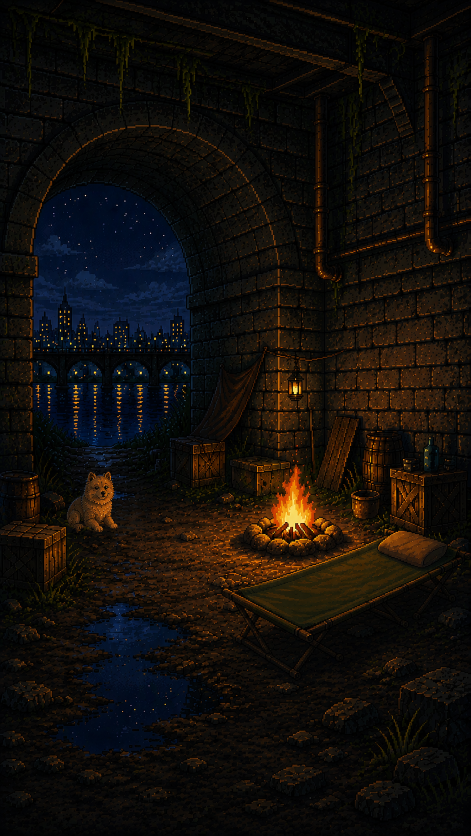
#> input picture assets/scene.png, 941 x 1672 px (shown at 1/2 size)
$ python make_dog_fx.py
#> lines starting #> are read from the running program, lines starting #| are printed output that depends on the picture; after the words box and inside, x2 and y2 are one past the last pixel; in counts of white or black regions, pixels touching at a corner belong together
import numpy as np
from PIL import Image, ImageDraw
from scipy.ndimage import distance_transform_edt
import math, os

SCENE = os.path.join(os.path.dirname(__file__), '..', 'assets', 'scene.png')
OUTDIR = os.path.join(os.path.dirname(__file__), '..', 'assets')

img = Image.open(SCENE).convert('RGB')
#> img is the input picture: PIL image 941x1672 RGB; mean R, G, B 18.8, 14.5, 10.7
arr0 = np.array(img).astype(np.float32)

dx0, dy0, dx1, dy1 = 114, 925, 267, 1090
Dc = arr0[dy0:dy1, dx0:dx1].copy()
Hc, Wc, _ = Dc.shape
#> Hc = 165; Wc = 153


def save_transparent_gif(frames_rgba, path, durations):
    w, h = frames_rgba[0].size
    bin_frames = []
    for f in frames_rgba:
        r, g, b, a = f.split()
        a_bin = a.point(lambda p: 255 if p >= 128 else 0)
        bin_frames.append(Image.merge('RGBA', (r, g, b, a_bin)))
    frames_rgba = bin_frames

    strip = Image.new('RGB', (w * len(frames_rgba), h), (255, 0, 255))
    for i, f in enumerate(frames_rgba):
        rgb = Image.new('RGB', (w, h), (255, 0, 255))
        rgb.paste(f.convert('RGB'), (0, 0), mask=f.split()[3])
        strip.paste(rgb, (i * w, 0))
    pal_img = strip.quantize(colors=255, method=Image.MEDIANCUT, dither=Image.NONE)

    out_frames = []
    for f in frames_rgba:
        rgb = Image.new('RGB', (w, h), (255, 0, 255))
        alpha = f.split()[3]
        rgb.paste(f.convert('RGB'), (0, 0), mask=alpha)
        p = rgb.quantize(palette=pal_img, dither=Image.NONE)
        transparent_mask = Image.eval(alpha, lambda a: 255 if a == 0 else 0)
        p.paste(255, mask=transparent_mask)
        out_frames.append(p)

    out_frames[0].save(
        path, save_all=True, append_images=out_frames[1:],
        duration=durations, transparency=255, disposal=2,
    )


def make_rigid_vshift_gif(box, shifts):
    """Rigid vertical shift of the WHOLE box rectangle (eyes, nose, every dark
    detail included -- nothing gets brightness-filtered out, so nothing can be
    mistaken for 'background' and overwritten). Returns per-frame RGBA frames
    plus box_rgb/erased_fill for reuse (e.g. bark's mouth/burst overlay)."""
#> called with box = (56, 3, 120, 44)
    x0, y0, x1, y1 = box
    box_rgb = Dc[y0:y1, x0:x1].copy()
    bw, bh = x1 - x0, y1 - y0

    # inpaint the box's own footprint from its surrounding pixels, so erasing
    # it (before repainting the shifted copy) leaves a plausible background
    hole = np.zeros((Hc, Wc), dtype=bool)
    hole[y0:y1, x0:x1] = True
    idx = distance_transform_edt(hole, return_distances=False, return_indices=True)
    erased_fill = Dc[idx[0], idx[1]]

    frames = []
    for shift in shifts:
        canvas = Dc.copy()
        canvas[y0:y1, x0:x1] = erased_fill[y0:y1, x0:x1]

        new_y0, new_y1 = y0 + shift, y1 + shift
        clip_top = max(0, -new_y0)
        clip_bot = max(0, new_y1 - Hc)
        src_y0, src_y1 = clip_top, bh - clip_bot
        dst_y0, dst_y1 = max(0, new_y0), min(Hc, new_y1)
        if dst_y1 > dst_y0:
            canvas[dst_y0:dst_y1, x0:x1] = box_rgb[src_y0:src_y1]

        alpha = np.zeros((Hc, Wc), dtype=np.uint8)
        alpha[y0:y1, x0:x1] = 255          # original footprint (being erased/repainted)
        if dst_y1 > dst_y0:
            alpha[dst_y0:dst_y1, x0:x1] = 255  # shifted footprint (new content)

        frames.append(np.dstack([canvas, alpha]).astype(np.uint8))
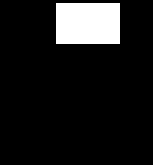
#> alpha: shape (165, 153); 10.4% white; 1 white region, box (x1, y1, x2, y2) and area: (56, 3, 120, 44) 2624
#> after the loop, frames = 24 items

    return frames, box_rgb, erased_fill


# ================= EAR PERK (+ three floating hearts, zzz-style) =================
ear_box = (56, 3, 120, 44)
EAR_SHIFTS = [0, -2, -3, -3, -2, 0, -1, 0] + [0] * 16  # perk quickly, then hold while hearts rise
DUR_EAR = 110

ear_arrays, _, _ = make_rigid_vshift_gif(ear_box, EAR_SHIFTS)
#> ear_arrays = 24 items

def draw_pixel_heart(scale, color):
    """Small blocky pixel-art heart, same technique as the bed's 'z' glyphs."""
    bitmap = [
        "0110110",
        "1111111",
        "1111111",
        "0111110",
        "0011100",
        "0001000",
    ]
    gw, gh = 7, 6
    glyph = Image.new('RGBA', (gw, gh), (0, 0, 0, 0))
    for yy, row in enumerate(bitmap):
        for xx, ch in enumerate(row):
            if ch == '1':
                glyph.putpixel((xx, yy), color)
    return glyph.resize((gw * scale, gh * scale), Image.NEAREST)

def lerp_color(c1, c2, t):
    return tuple(int(round(c1[i] + (c2[i] - c1[i]) * t)) for i in range(3))

HEART_BRIGHT = (255, 120, 150)
HEART_DIM = (150, 55, 80)
# ears sit right at the top of this crop (ear_box top = y3, only ~3px of wall
# above them before the crop's hard edge), and above that is open archway/river
# scenery -- not wall -- so the crop can't just be extended upward. Instead,
# spawn the hearts lower (around ear-height, not above the ear tips) and keep
# the rise short enough that even the tallest one never reaches y=0.
heart_specs = [
    dict(start=1,  life=13, scale=2, dx=-8,  dy=-13, x0=74,  y0=23),
    dict(start=6,  life=13, scale=3, dx=2,   dy=-15, x0=87,  y0=21),
    dict(start=11, life=13, scale=2, dx=9,   dy=-13, x0=100, y0=23),
]

ear_frames = []
for k, arr in enumerate(ear_arrays):
    canvas = Image.fromarray(arr, 'RGBA')
    for spec in heart_specs:
        local_k = k - spec['start']
        if 0 <= local_k < spec['life']:
            t = local_k / (spec['life'] - 1)
            if t > 0.85:  # vanish while still comfortably inside the crop
                continue
            fade_t = min(t / 0.65, 1.0)
            color = lerp_color(HEART_BRIGHT, HEART_DIM, fade_t) + (255,)
            glyph = draw_pixel_heart(spec['scale'], color)
            px = int(round(spec['x0'] + spec['dx'] * t))
            py = int(round(spec['y0'] + spec['dy'] * t))
            canvas.alpha_composite(glyph, (px, py))
    ear_frames.append(canvas)
#> this loop made 24 passes
#> after the loop, ear_frames = 24 items

save_transparent_gif(ear_frames, f'{OUTDIR}/fx-dog-ear.gif', [DUR_EAR] * len(EAR_SHIFTS))
#> the loop in save_transparent_gif, `for f in frames_rgba:` made 24 passes
#> the loop in save_transparent_gif, `for i, f in enumerate(frames_rgba):` made 24 passes
#> after the loop in save_transparent_gif, `for f in frames_rgba:`:
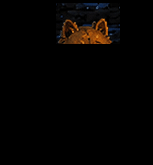
#> p: PIL image 153x165 P; mean R, G, B 4.7, 2.9, 1.7
print('ear perk + hearts done, frames', len(EAR_SHIFTS))


# ================= BARK (head bob + mouth open + sound-burst marks) =================
head_box = (48, 2, 122, 92)
mouth_box = (68, 60, 102, 85)
BOB    = [0, 2, 3, 2, 0, 0, 2, 3, 2, 0, 0]
MOUTH  = [0, 1, 1, 1, 0, 0, 1, 1, 1, 0, 0]
BURST  = [0, 1, 1, 0, 0, 0, 1, 1, 0, 0, 0]
DUR_BARK = 110

bark_arrays, _, _ = make_rigid_vshift_gif(head_box, BOB)
#> call 2 of make_rigid_vshift_gif, with box = (48, 2, 122, 92)
#> in make_rigid_vshift_gif (call 2), `hole = np.zeros((Hc, Wc), dtype=bool)`: hole: shape (165, 153) bool; every value is 0
#> in make_rigid_vshift_gif (call 2), `hole[y0:y1, x0:x1] = True`: hole: shape (165, 153) bool; 26.4% white; 1 white region, box (x1, y1, x2, y2) and area: (48, 2, 122, 92) 6660
#> in make_rigid_vshift_gif (call 2), `erased_fill = Dc[idx[0], idx[1]]`:
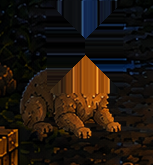
#> erased_fill: shape (165, 153, 3) float32; mean R, G, B 31.7, 21.9, 13.8
#> after the loop in make_rigid_vshift_gif (call 2), `for shift in shifts:`: frames = 11 items
#> bark_arrays = 11 items

nose_sample = Dc[mouth_box[1]:mouth_box[1] + 6, mouth_box[0] + 8:mouth_box[0] + 20]
open_mouth_color = nose_sample.reshape(-1, 3).mean(axis=0) * 0.6
#> open_mouth_color = [52.22, 32.28, 14.37]

rng = np.random.default_rng(4)
burst_color = (235, 225, 205)
mouth_cx = (mouth_box[0] + mouth_box[2]) / 2
mouth_cy = (mouth_box[1] + mouth_box[3]) / 2

def draw_burst(draw, cx, cy, strength):
    n_dashes = 5
    for i in range(n_dashes):
        ang = (i / n_dashes) * 2 * math.pi + rng.uniform(-0.15, 0.15)
        r0 = 7 + rng.uniform(-1, 1)
        r1 = r0 + 5 + strength * 3
        x0, y0 = cx + math.cos(ang) * r0, cy + math.sin(ang) * r0 * 0.6
        x1, y1 = cx + math.cos(ang) * r1, cy + math.sin(ang) * r1 * 0.6
        draw.line([(x0, y0), (x1, y1)], fill=burst_color, width=1)

bark_frames = []
mb_cx = (mouth_box[0] + mouth_box[2]) / 2
mb_cy = (mouth_box[1] + mouth_box[3]) / 2
mb_rx = (mouth_box[2] - mouth_box[0]) / 2
mb_ry = (mouth_box[3] - mouth_box[1]) / 2
myy, mxx = np.mgrid[mouth_box[1]:mouth_box[3], mouth_box[0]:mouth_box[2]]
#> myy: shape (25, 34) int64; 25 distinct labels, from 60 to 84
mouth_dist = np.sqrt(((mxx - mb_cx) / mb_rx) ** 2 + ((myy - mb_cy) / mb_ry) ** 2)
mouth_weight = np.clip(1.0 - mouth_dist, 0, 1) ** 1.4  # soft falloff, 0 at box edges
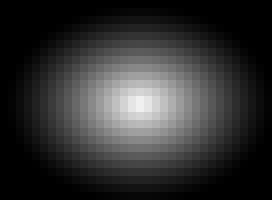
#> mouth_weight: shape (25, 34) float64 (shown 8 times larger); min 0, max 0.944, mean 0.192

for k, arr in enumerate(bark_arrays):
    bob = BOB[k]
    if MOUTH[k]:
        my0, my1 = mouth_box[1] + bob, mouth_box[3] + bob
        mx0, mx1 = mouth_box[0], mouth_box[2]
        sub = arr[my0:my1, mx0:mx1, :3].astype(np.float32)
        w = mouth_weight[..., None] * 0.75  # max blend strength at the mouth's center
        blended = sub * (1 - w) + open_mouth_color[None, None, :] * w
        arr[my0:my1, mx0:mx1, :3] = np.clip(blended, 0, 255).astype(np.uint8)
        # alpha already 255 here from the rigid head shift -- no change needed

    canvas = Image.fromarray(arr, 'RGBA')
    if BURST[k]:
        draw = ImageDraw.Draw(canvas)
        draw_burst(draw, mouth_cx, mouth_cy + bob, BURST[k])
    bark_frames.append(canvas)
#> this loop made 11 passes
#> (bob, my0, my1) on passes 2, 3, 4, 7, 8, 9: (2, 62, 87), (3, 63, 88), (2, 62, 87), (2, 62, 87), (3, 63, 88), (2, 62, 87)
#> bob on passes 1, 5, 6, 10, 11: 0, 0, 0, 0, 0
#> pass 1, `canvas = Image.fromarray(arr, 'RGBA')`:
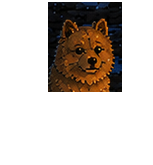
#> canvas: PIL image 153x165 RGBA; mean R, G, B, A 38.7, 24.7, 12.7, 67.3; transparent parts drawn white
#> after the loop, bark_frames = 11 items

save_transparent_gif(bark_frames, f'{OUTDIR}/fx-dog-bark.gif', [DUR_BARK] * len(BOB))
#> call 2 of save_transparent_gif, with path = 'scripts/../assets/fx-dog-bark.gif'
#> the loop in save_transparent_gif (call 2), `for f in frames_rgba:` made 11 passes
#> the loop in save_transparent_gif (call 2), `for i, f in enumerate(frames_rgba):` made 11 passes
#> after the loop in save_transparent_gif (call 2), `for i, f in enumerate(frames_rgba):`:
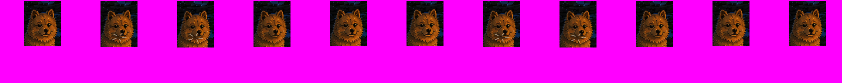
#> strip: PIL image 1683x165 RGB (shown at 1/2 size); mean R, G, B 203.5, 10.1, 191.7
#> the loop in save_transparent_gif (call 2), `for f in frames_rgba:` made 11 passes
#> pass 2, in save_transparent_gif (call 2), `p = rgb.quantize(palette=pal_img, dither=Image.NONE)`:
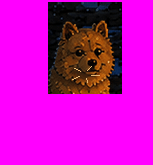
#> p: PIL image 153x165 P; mean R, G, B 202.6, 9.7, 190.9
print('bark done, frames', len(BOB))

W_img, H_img = img.size
#> W_img = 941; H_img = 1672
print('dog bbox %:', dict(
    left=round(dx0/W_img*100,3), top=round(dy0/H_img*100,3),
    width=round((dx1-dx0)/W_img*100,3), height=round((dy1-dy0)/H_img*100,3)
))
#| dog bbox %: {'left': 12.115, 'top': 55.323, 'width': 16.259, 'height': 9.868}
